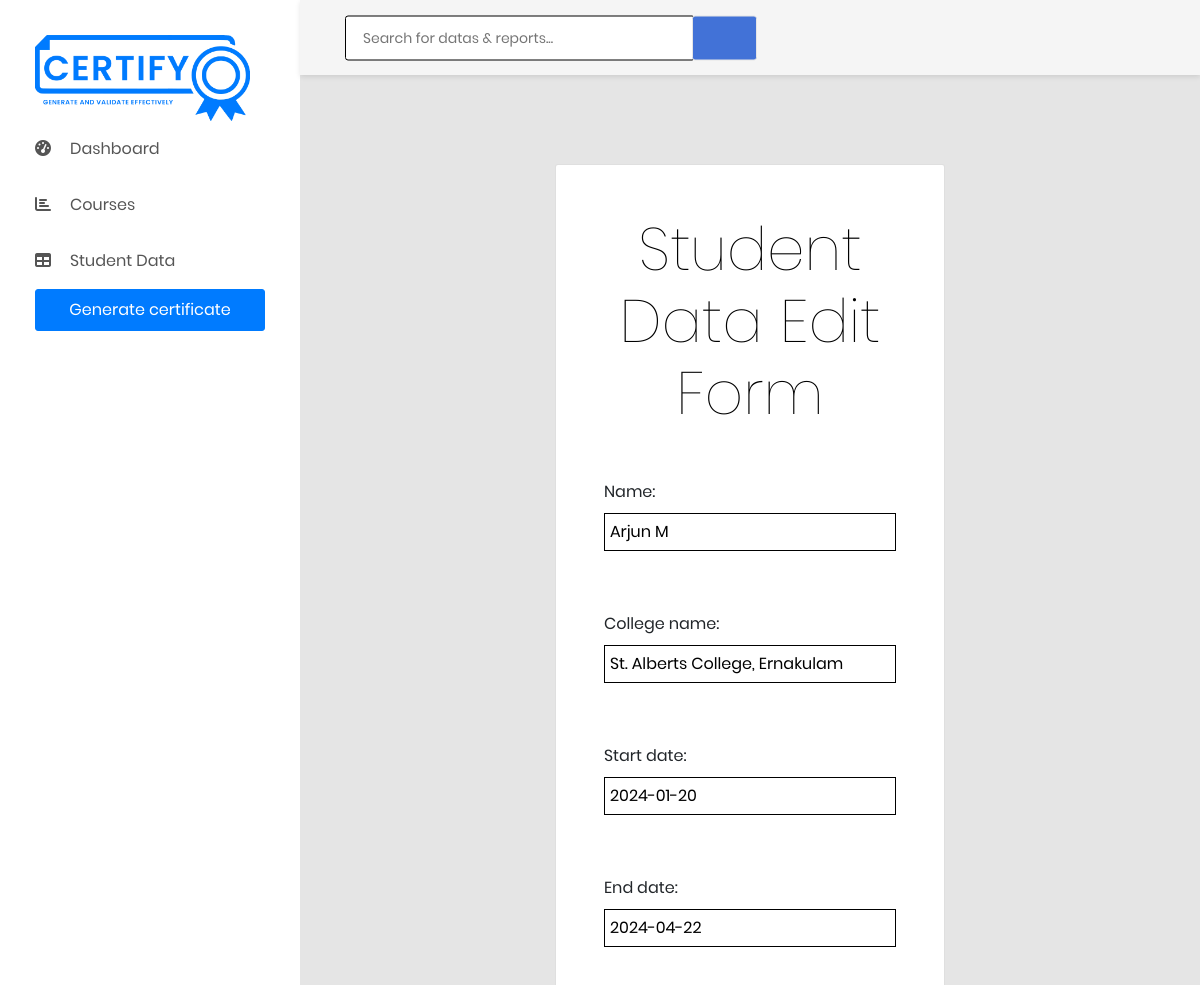
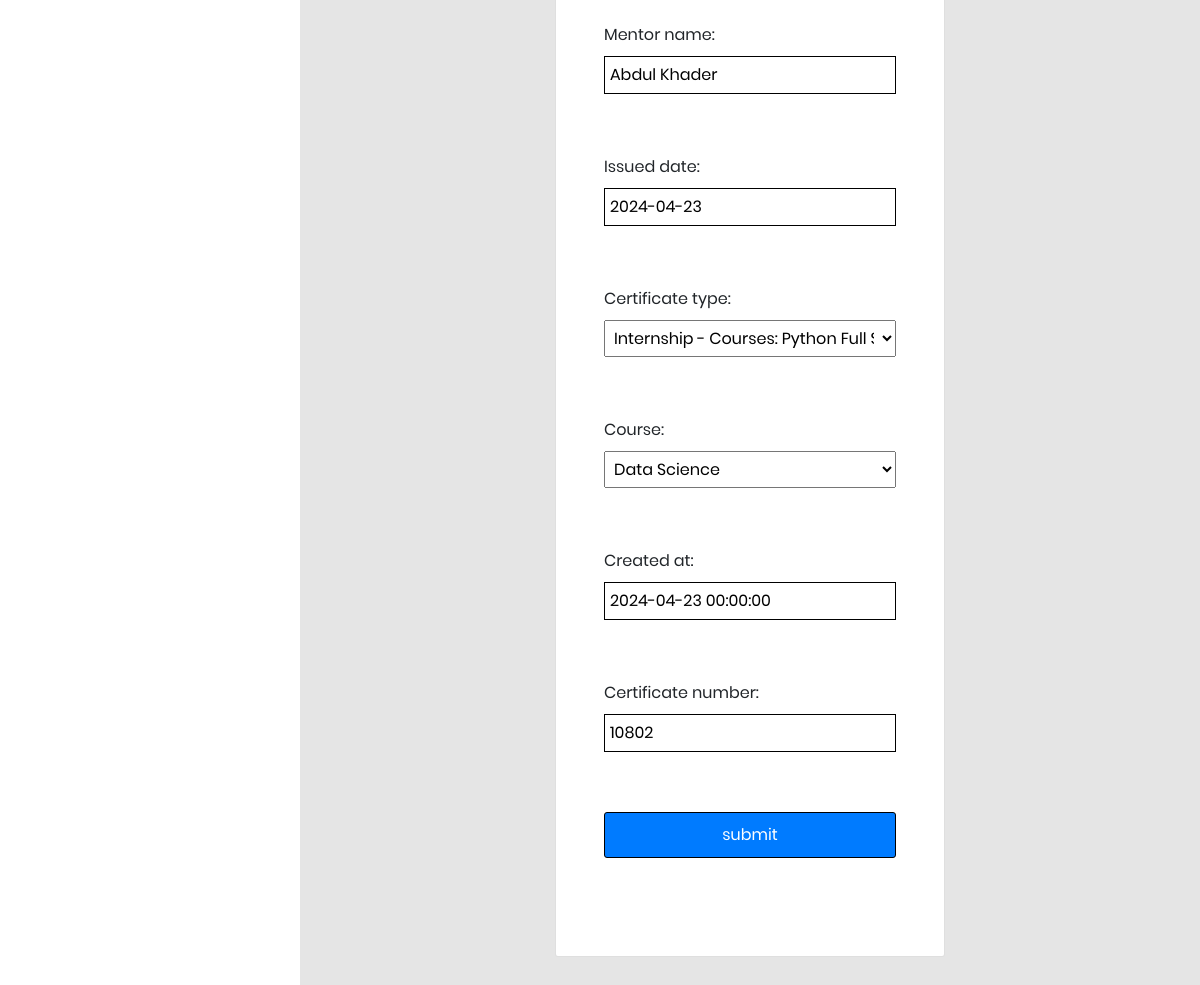
The app's page /certificate/edit/48 (signed in) with its own data (2 pictures, top to bottom).
### certificate_app/models.py (models this page shows, shortened)
class Student(models.Model):
    name = models.CharField(max_length=255, blank=True, default='')
    college_name = models.CharField(max_length=255, blank=True, default='')
    start_date = models.DateField(default=timezone.now)
    end_date = models.DateField(default=timezone.now)
    mentor_name = models.CharField(max_length=255, blank=True, default='')
    issued_date = models.DateField(default=timezone.now)
    certificate_type = models.ForeignKey(CertificateTypes, on_delete=models.CASCADE, related_name='students', null=True)
    course= models.ForeignKey(Course, on_delete=models.CASCADE, related_name='enrolled_students', null=True)
    created_at = models.DateTimeField( default=timezone.now)  # Add this field to store creation time
    certificate_number = models.CharField(max_length=20, null=True, blank=True)  # Changed field name to certificate_number

class CertificateTypes(models.Model):
    certify_type_id=models.IntegerField(null=True)
    certificate_type = models.CharField(max_length=100)
    courses = models.ManyToManyField(Course, related_name='certificate_types')
    def __str__(self):
        course_list = ', '.join([course.course_name for course in self.courses.all()])
        return f"{self.certificate_type} - Courses: {course_list}"

### certificate_app/views.py (the view)
# urls.py: path('edit/<pk>',views.edit,name='edit'),
@login_required(login_url='login')
def edit(request, pk):
    instance_to_be_edited = Student.objects.get(pk=pk)
    if request.method == 'POST':
        frm = MyForm(request.POST, instance=instance_to_be_edited)
        if frm.is_valid():
            frm.save()
            return redirect('display_students')  # Redirect after successful form submission
    else:
        frm = MyForm(instance=instance_to_be_edited)
    return render(request, 'edit.html', {'form': frm})

### certificate_app/forms.py
class MyForm(forms.ModelForm):
    class Meta:
        model = Student
        fields = "__all__"

### certificate_app/models.py (called while the page is built)
    def __str__(self):
        return self.course_name if self.course_name else ''

### templates/edit.html (shortened to what this page needs)
{% extends 'base.html' %}
{% load static %}
{% block body %}
    <div class="main-content">
      <div class="section__content section__content--p30">
        <div class="container">
          <div class="row">
            <div class="col-md-6 col-sm-12 mx-auto">
              <div class="card text-justify mt-5">
                <div class="card-body form-body p-5">
                  <h5 class="card-title text-center">Student Data Edit Form</h5>
                  <p class="card-text">
                  <form method="post" action="" class="frm">
                    {{ form.as_p }}
                    <input class="btn btn-primary" type="submit" name="submit_form" value="submit">
                  </form>
                </div>
              </div>
            </div>
          </div>
        </div>
      </div>
    </div>
{% endblock %}

### static/css/style.css (style rules this page uses)
.form-body { padding: 10px; }
.form-body p { margin-bottom:30px; }
.frm label { width: 100%; display: inline-block; text-align: left; padding-right: 10px; }
.frm input[type="text"], .frm input[type="date"], .frm select { width: 100%; padding: 5px; box-sizing: border-box; margin-bottom: 30px; }
input, textarea { border: 1px solid black !important; }
.frm input[type="submit"] { width: 100%; padding: 10px 0px; margin-bottom: 50px }
.form-body h5 { text-align: center; margin: 0 0 50px 0; font-weight: 100; font-size: 60px; color: #000000; }

### records on screen
Student: name "Arjun M", college_name "St. Alberts College, Ernakulam", start_date "2024-01-20", end_date "2024-04-22", mentor_name "Abdul Khader", issued_date "2024-04-23", course "Data Science", created_at "2024-04-23 00:00:00", certificate_number "10802"
CertificateTypes: certificate_type "Internship - Courses: Python Full Stack, Artificial Intelligence & Machine Learning, Embedded System Development, Data Science, Digital Marketing, MERN Stack, PCB Designing, Mechanical CAD Designing, Flutter Mobile App Development"
